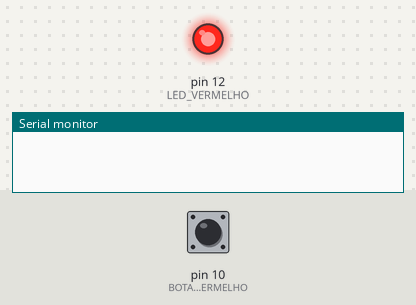
A sketch run on a simulated Arduino Uno, built with avr-gcc and run on an emulated ATmega328P. Shown: output pins drawn as LEDs (lit = HIGH), the last lines printed to the serial monitor. The test bench sets the inputs (shaded band); at power-on: pin 10 (BOTAO_VERMELHO) HIGH.

Above: at 0.1 s.
At 1.1 s:
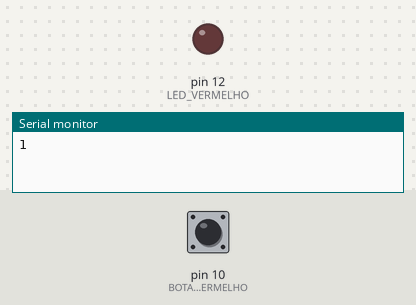
Timing chart, 0 to 2.6 s (numbered marks = the images above):
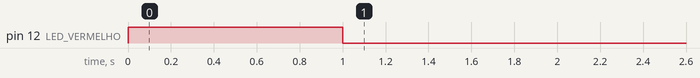

The sketch:

Teste_Botao.ino
```cpp
#define LED_VERMELHO 12
#define BOTAO_VERMELHO 10


void setup() {
  // put your setup code here, to run once:
  Serial.begin(9600);
  pinMode(LED_VERMELHO, OUTPUT);
  pinMode(BOTAO_VERMELHO, INPUT_PULLUP);

  digitalWrite(LED_VERMELHO, HIGH);
  delay(1000);
  digitalWrite(LED_VERMELHO, LOW);
}

void loop() {
  // put your main code here, to run repeatedly:
  int estadoBotao = digitalRead(BOTAO_VERMELHO);
  Serial.println(estadoBotao);
  delay(500);
}
```
